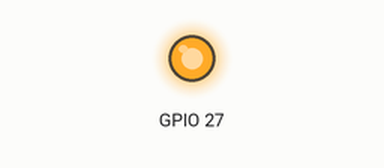
Simulated run of this sketch. Board: ESP32. Shown: output pins drawn as LEDs (lit = HIGH). Nothing arrives over Bluetooth unless stated; a phone connects over Bluetooth LE 3 s after start.

Above: at 0.4 s.
Timing chart, 0 to 1.9 s (numbered marks = the images above):
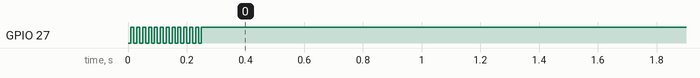

The sketch:

BLETest.ino
```cpp
#include <BLEDevice.h>
#include <BLEUtils.h>
#include <BLEServer.h>

#define SERVICE_UUID "2ba23aa3-f921-451e-a54b-e3093e5e3112"
#define CHARACTERISTIC_UUID "f46a5236-5e85-4933-b171-48b7461722c3"

void check()
{
  digitalWrite(27, LOW);
  delay(10);
  digitalWrite(27, HIGH);
  delay(10);
  digitalWrite(27, LOW);
}

class MyServerCallbacks : public BLEServerCallbacks
{
  void onDisconnect(BLEServer *pServer)
  {
    check();
  }
};

class MyCallbacks : public BLECharacteristicCallbacks
{
  void onWrite(BLECharacteristic *pCharacteristic)
  {
    check();
  }
};

void setup(){
  pinMode(27, OUTPUT);
  check();
  BLEDevice::init("VULCAN Super wheelchair"); // この名前がスマホなどに表示される
  check();
  BLEServer *pServer = BLEDevice::createServer();
  check();
  pServer->setCallbacks(new MyServerCallbacks());
  check();
  BLEService *pService = pServer->createService(SERVICE_UUID);
  check();

  BLECharacteristic *pCharacteristic = pService->createCharacteristic(
      CHARACTERISTIC_UUID,
      BLECharacteristic::PROPERTY_READ | BLECharacteristic::PROPERTY_WRITE);
  check();
  pCharacteristic->setCallbacks(new MyCallbacks());
  check();
  pService->start();
  check();
  BLEAdvertising *pAdvertising = BLEDevice::getAdvertising();
  check();
  pAdvertising->addServiceUUID(SERVICE_UUID);
  check();
  pAdvertising->setScanResponse(true);
  check();
  pAdvertising->setMinPreferred(0x06); // iPhone接続の問題に役立つ
  check();
  pAdvertising->setMinPreferred(0x12);
  check();
  BLEDevice::startAdvertising();
}

void loop() {
  digitalWrite(27, HIGH);
}
```
